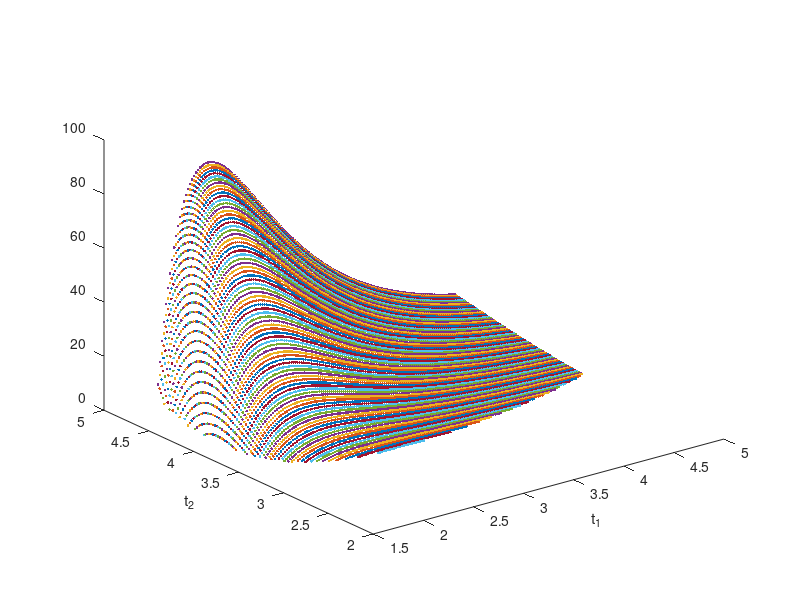

Recreate this plot in MATLAB.
% using 2D searching method to quickly check the existence of LCO
close all
% CASE I: LCO with unstable BE
 A_1 = [-5 1 0;-9 0 1;-5 0 0];
 
 A_2 = [-5 1 0;12 0 1;-14 0 0];
 eig(A_1)
 eig(A_2)
 
 % 
 t_1 = [1.5:0.02:5];
 
 t_2 = [2:0.02:5];
 
 n_1 = length(t_1);
 n_2 = length(t_2);
 n_m = size(A_1,1);
 % 
 DET = zeros(n_1,n_2);
 
 for i =1:n_1
     for j=1:n_2
         temp = expm(A_1*t_1(i))*expm(A_2*t_2(j));
         DET(i,j) = det(temp - eye(n_m));
     end
 end
 
 X =repmat(t_1',1,n_2);
 Y = repmat(t_2,n_1,1);
 % 
 FIG1 = figure;
 plot3(X,Y,DET,'.');
 xlabel('t_1')
 ylabel('t_2')
 zlim([0 100])
%  any(DET>0)